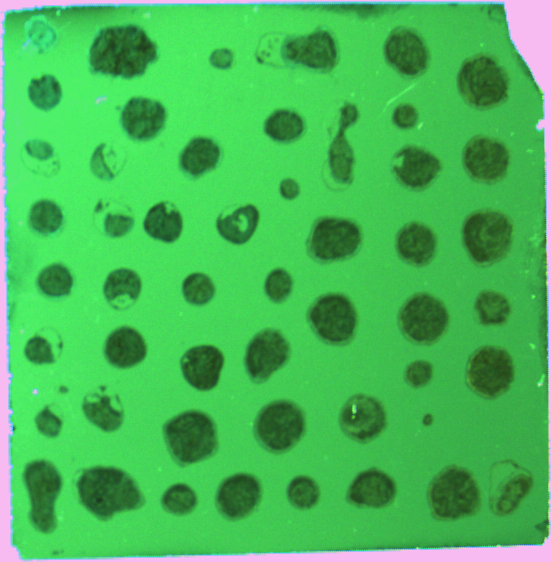
#> input picture artifacts/we_detection/01_original.png, 551 x 562 px
$ python GPT_MergeThesisPres.py
#> lines starting #> are read from the running program, lines starting #| are printed output that depends on the picture; after the words box and inside, x2 and y2 are one past the last pixel; in counts of white or black regions, pixels touching at a corner belong together
#> the answer given: ../artifacts/we_detection/01_original.png
#> the answer given: out.png
#> in analyze_spots_on_full_plate_image, img is the input picture: shape (562, 551, 3); mean B, G, R 86.8, 185.1, 70.4
import cv2
import numpy as np
from pathlib import Path
from typing import Dict, Any, List, Tuple
from collections import Counter
from openpyxl import Workbook
from openpyxl.styles import Font, PatternFill, Alignment
from openpyxl.utils import get_column_letter

# ================= DEFAULT SETTINGS =================
# Detection filters
DEFAULT_MIN_SPOT_AREA = 450
DEFAULT_MAX_SPOT_AREA = 15000
DEFAULT_MIN_CIRCULARITY = 0.45
DEFAULT_MIN_SOLIDITY = 0.65

# Preprocessing
DEFAULT_BG_BLUR_K = 81       # odd; larger -> stronger illumination correction
DEFAULT_CLAHE_CLIP = 2.0
DEFAULT_CLAHE_TILE = (8, 8)

# Thresholding
DEFAULT_THRESH_BLOCKSIZE = 35   # must be odd
DEFAULT_THRESH_C = 2

# Morphology
DEFAULT_OPEN_KERNEL = 2
DEFAULT_CLOSE_KERNEL = 3

# Defect inspection
DEFAULT_ERODE_PX = 2
DEFAULT_MAD_K = 4.5
DEFAULT_MAX_OUTLIER_FRAC = 0.16

DEFAULT_DARK_Q = 10
DEFAULT_BRIGHT_Q = 95
DEFAULT_DEFECT_AREA_FRAC = 0.03
DEFAULT_MIN_DEFECT_AREA_PX = 35
# ====================================================


def save_step(save_dir: Path, name: str, img) -> None:
    if save_dir is None:
        return
    save_dir.mkdir(parents=True, exist_ok=True)
    cv2.imwrite(str(save_dir / name), img)


def preprocess_for_detection(
    bgr: np.ndarray,
    bg_blur_k: int = DEFAULT_BG_BLUR_K,
    clahe_clip: float = DEFAULT_CLAHE_CLIP,
    clahe_tile: Tuple[int, int] = DEFAULT_CLAHE_TILE,
    debug: Dict[str, Any] = None
) -> np.ndarray:
#> called with bg_blur_k = 81, clahe_clip = 2, clahe_tile = (8, 8)
    gray = cv2.cvtColor(bgr, cv2.COLOR_BGR2GRAY)
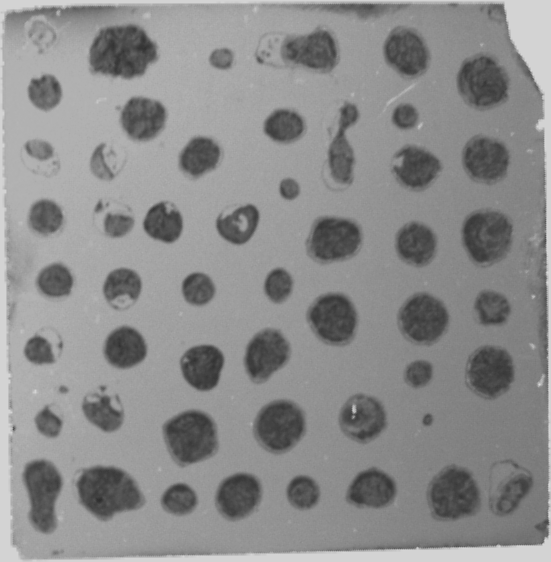
#> gray: shape (562, 551); min 45, max 218, mean 139.6

    k = bg_blur_k if bg_blur_k % 2 == 1 else bg_blur_k + 1
    bg = cv2.GaussianBlur(gray, (k, k), 0)
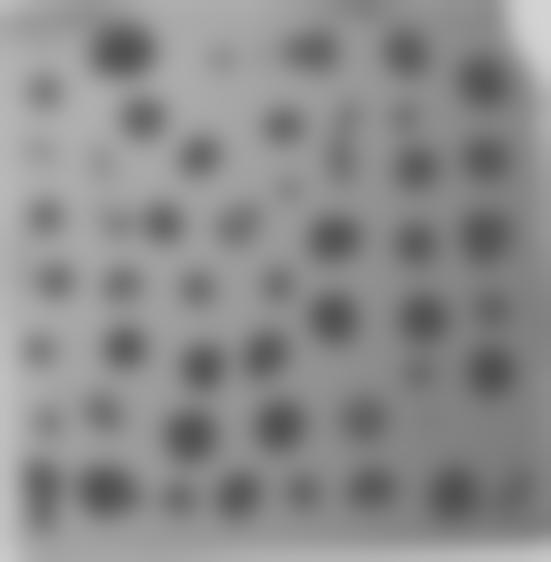
#> bg: shape (562, 551); min 79, max 211, mean 139.5
    bg = np.clip(bg, 1, 255).astype(np.uint8)

    # illumination normalization
    norm = cv2.divide(gray, bg, scale=255)
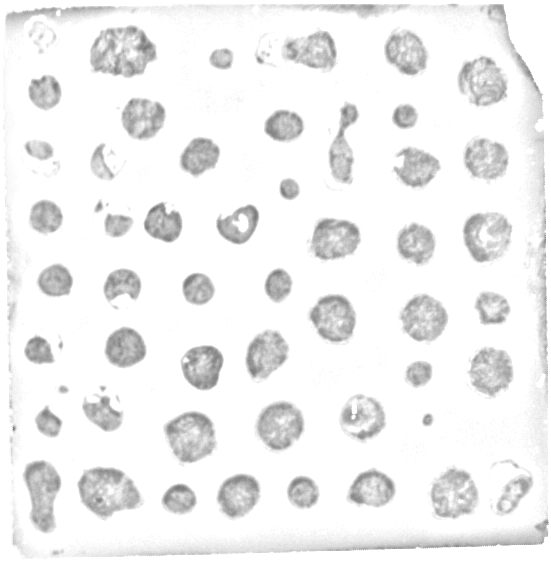
#> norm: shape (562, 551); min 106, max 255, mean 240

    # contrast normalization
    clahe = cv2.createCLAHE(clipLimit=clahe_clip, tileGridSize=clahe_tile)
    norm = clahe.apply(norm)
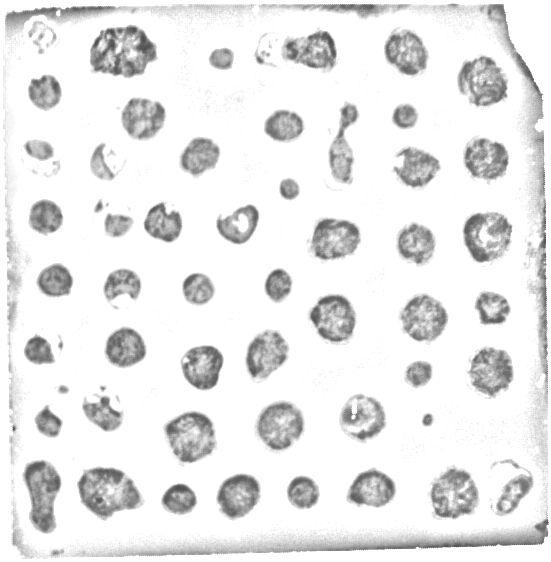
#> norm: shape (562, 551); min 74, max 255, mean 232.1

    if debug is not None:
        debug["gray_raw"] = gray
        debug["bg"] = bg
        debug["gray_norm"] = norm

    return norm


def detect_spots(
    plate_img: np.ndarray,
    min_area: int = DEFAULT_MIN_SPOT_AREA,
    max_area: int = DEFAULT_MAX_SPOT_AREA,
    min_circularity: float = DEFAULT_MIN_CIRCULARITY,
    min_solidity: float = DEFAULT_MIN_SOLIDITY,
    thresh_blocksize: int = DEFAULT_THRESH_BLOCKSIZE,
    thresh_c: int = DEFAULT_THRESH_C,
    open_kernel: int = DEFAULT_OPEN_KERNEL,
    close_kernel: int = DEFAULT_CLOSE_KERNEL,
    debug: Dict[str, Any] = None
) -> Tuple[List[Dict[str, Any]], List[Dict[str, Any]]]:
    pdbg = {}
    norm = preprocess_for_detection(plate_img, debug=pdbg)

    blur = cv2.GaussianBlur(norm, (5, 5), 0)

    blocksize = thresh_blocksize if thresh_blocksize % 2 == 1 else thresh_blocksize + 1
    thresh = cv2.adaptiveThreshold(
        blur, 255,
        cv2.ADAPTIVE_THRESH_GAUSSIAN_C,
        cv2.THRESH_BINARY_INV,
        blocksize, thresh_c
    )
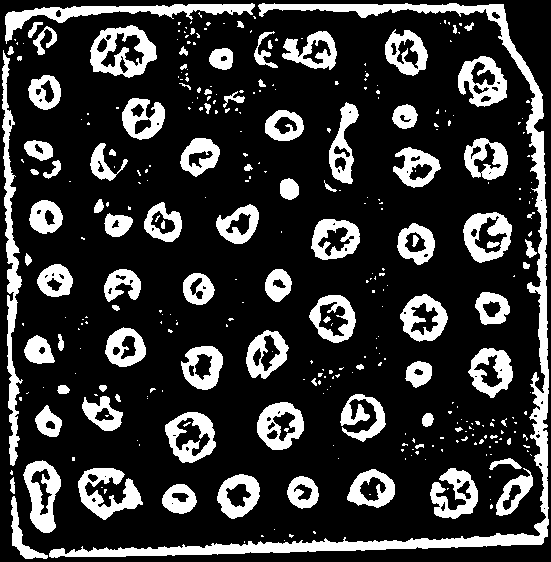
#> thresh: shape (562, 551); 21.1% white; 341 white regions (242 under 20 px), largest, box (x1, y1, x2, y2) and area: (49, 3, 549, 558) 11256, (2, 50, 23, 466) 2881, (5, 3, 255, 44) 2366

    if open_kernel > 0:
        opened = cv2.morphologyEx(
            thresh,
            cv2.MORPH_OPEN,
            np.ones((open_kernel, open_kernel), np.uint8)
        )
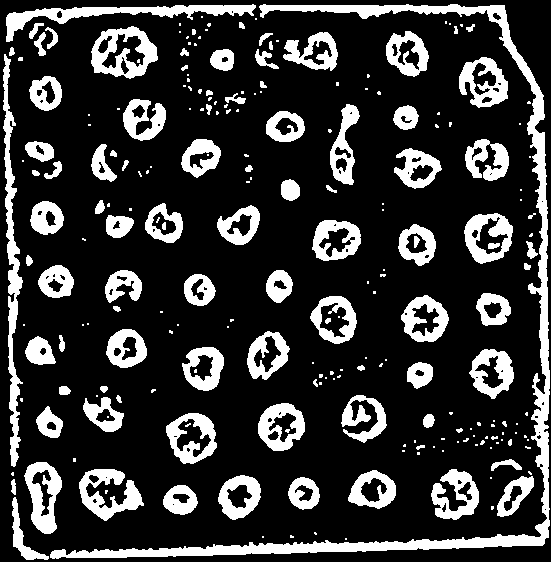
#> opened: shape (562, 551); 20.9% white; 232 white regions (132 under 20 px), largest, box (x1, y1, x2, y2) and area: (50, 4, 550, 559) 11191, (3, 54, 23, 467) 2856, (6, 4, 256, 42) 2355
    else:
        opened = thresh.copy()

    if close_kernel > 0:
        closed = cv2.morphologyEx(
            opened,
            cv2.MORPH_CLOSE,
            np.ones((close_kernel, close_kernel), np.uint8)
        )
#> closed: shape (562, 551); 21.3% white; 204 white regions (108 under 20 px)
    else:
        closed = opened.copy()

    if debug is not None:
        debug.update(pdbg)
        debug["blur"] = blur
        debug["thresh_bw"] = thresh
        debug["opened"] = opened
        debug["closed"] = closed

    contours, _ = cv2.findContours(closed, cv2.RETR_EXTERNAL, cv2.CHAIN_APPROX_SIMPLE)
#> contours = 201 contours, 117 with area under 20; largest, box (x1, y1, x2, y2) and area: (11, 4, 551, 560) 10732, (91, 26, 158, 79) 2522, (3, 54, 23, 467) 2512, (6, 4, 256, 42) 2128, (166, 413, 217, 464) 1860
#> (the rest of the program and of its run is left out)
